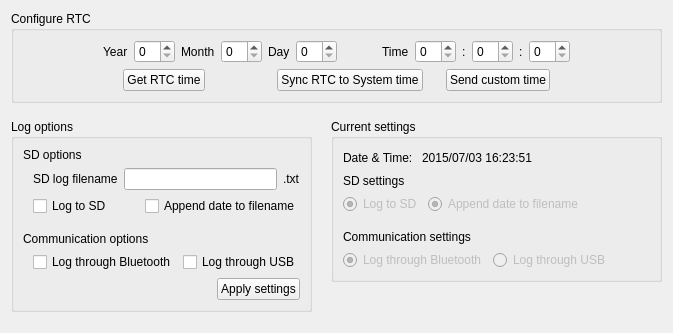
        <widget class="QWidget" name="tab_2">
         <attribute name="title">
          <string>Control Panel</string>
         </attribute>
         <layout class="QVBoxLayout" name="verticalLayout_12">
          <item>
           <widget class="QGroupBox" name="groupBox_4">
            <property name="sizePolicy">
             <sizepolicy hsizetype="Expanding" vsizetype="Fixed">
              <horstretch>0</horstretch>
              <verstretch>0</verstretch>
             </sizepolicy>
            </property>
            <property name="title">
             <string>Configure RTC</string>
            </property>
            <layout class="QVBoxLayout" name="verticalLayout_6">
             <item>
              <layout class="QHBoxLayout" name="horizontalLayout_11">
               <item>
                <spacer name="horizontalSpacer_5">
                 <property name="orientation">
                  <enum>Qt::Horizontal</enum>
                 </property>
                 <property name="sizeHint" stdset="0">
                  <size>
                   <width>0</width>
                   <height>20</height>
                  </size>
                 </property>
                </spacer>
               </item>
               <item>
                <spacer name="horizontalSpacer_2">
                 <property name="orientation">
                  <enum>Qt::Horizontal</enum>
                 </property>
                 <property name="sizeHint" stdset="0">
                  <size>
                   <width>0</width>
                   <height>20</height>
                  </size>
                 </property>
                </spacer>
               </item>
               <item>
                <widget class="QLabel" name="label_3">
                 <property name="text">
                  <string>Year</string>
                 </property>
                </widget>
               </item>
               <item>
                <widget class="SpinBox" name="RTCYear"/>
               </item>
               <item>
                <widget class="QLabel" name="label_4">
                 <property name="text">
                  <string>Month</string>
                 </property>
                </widget>
               </item>
               <item>
                <widget class="SpinBox" name="RTCMonth"/>
               </item>
               <item>
                <widget class="QLabel" name="label_5">
                 <property name="text">
                  <string>Day</string>
                 </property>
                </widget>
               </item>
               <item>
                <widget class="SpinBox" name="RTCDay"/>
               </item>
               <item>
                <spacer name="horizontalSpacer_4">
                 <property name="orientation">
                  <enum>Qt::Horizontal</enum>
                 </property>
                 <property name="sizeHint" stdset="0">
                  <size>
                   <width>0</width>
                   <height>20</height>
                  </size>
                 </property>
                </spacer>
               </item>
               <item>
                <widget class="QLabel" name="label_6">
                 <property name="text">
                  <string>Time</string>
                 </property>
                </widget>
               </item>
               <item>
                <widget class="SpinBox" name="RTCHour"/>
               </item>
               <item>
                <widget class="QLabel" name="label_7">
                 <property name="text">
                  <string>:</string>
                 </property>
                </widget>
               </item>
               <item>
                <widget class="SpinBox" name="RTCMinute"/>
               </item>
               <item>
                <widget class="QLabel" name="label_8">
                 <property name="text">
                  <string>:</string>
                 </property>
                </widget>
               </item>
               <item>
                <widget class="SpinBox" name="RTCSecond"/>
               </item>
               <item>
                <spacer name="horizontalSpacer_3">
                 <property name="orientation">
                  <enum>Qt::Horizontal</enum>
                 </property>
                 <property name="sizeHint" stdset="0">
                  <size>
                   <width>0</width>
                   <height>20</height>
                  </size>
                 </property>
                </spacer>
               </item>
               <item>
                <spacer name="horizontalSpacer_6">
                 <property name="orientation">
                  <enum>Qt::Horizontal</enum>
                 </property>
                 <property name="sizeHint" stdset="0">
                  <size>
                   <width>0</width>
                   <height>20</height>
                  </size>
                 </property>
                </spacer>
               </item>
              </layout>
             </item>
             <item>
              <layout class="QHBoxLayout" name="horizontalLayout_12">
               <item>
                <spacer name="horizontalSpacer_19">
                 <property name="orientation">
                  <enum>Qt::Horizontal</enum>
                 </property>
                 <property name="sizeHint" stdset="0">
                  <size>
                   <width>0</width>
                   <height>20</height>
                  </size>
                 </property>
                </spacer>
               </item>
               <item>
                <spacer name="horizontalSpacer_20">
                 <property name="orientation">
                  <enum>Qt::Horizontal</enum>
                 </property>
                 <property name="sizeHint" stdset="0">
                  <size>
                   <width>0</width>
                   <height>20</height>
                  </size>
                 </property>
                </spacer>
               </item>
               <item>
                <spacer name="horizontalSpacer_16">
                 <property name="orientation">
                  <enum>Qt::Horizontal</enum>
                 </property>
                 <property name="sizeHint" stdset="0">
                  <size>
                   <width>0</width>
                   <height>20</height>
                  </size>
                 </property>
                </spacer>
               </item>
               <item>
                <spacer name="horizontalSpacer_15">
                 <property name="orientation">
                  <enum>Qt::Horizontal</enum>
                 </property>
                 <property name="sizeHint" stdset="0">
                  <size>
                   <width>0</width>
                   <height>20</height>
                  </size>
                 </property>
                </spacer>
               </item>
               <item>
                <spacer name="horizontalSpacer_11">
                 <property name="orientation">
                  <enum>Qt::Horizontal</enum>
                 </property>
                 <property name="sizeHint" stdset="0">
                  <size>
                   <width>0</width>
                   <height>20</height>
                  </size>
                 </property>
                </spacer>
               </item>
               <item>
                <spacer name="horizontalSpacer_12">
                 <property name="orientation">
                  <enum>Qt::Horizontal</enum>
                 </property>
                 <property name="sizeHint" stdset="0">
                  <size>
                   <width>0</width>
                   <height>20</height>
                  </size>
                 </property>
                </spacer>
               </item>
               <item>
                <widget class="QPushButton" name="getTime">
                 <property name="text">
                  <string>Get RTC time</string>
                 </property>
                </widget>
               </item>
               <item>
                <spacer name="horizontalSpacer_10">
                 <property name="orientation">
                  <enum>Qt::Horizontal</enum>
                 </property>
                 <property name="sizeHint" stdset="0">
                  <size>
                   <width>0</width>
                   <height>20</height>
                  </size>
                 </property>
                </spacer>
               </item>
               <item>
                <spacer name="horizontalSpacer_9">
                 <property name="orientation">
                  <enum>Qt::Horizontal</enum>
                 </property>
                 <property name="sizeHint" stdset="0">
                  <size>
                   <width>0</width>
                   <height>20</height>
                  </size>
                 </property>
                </spacer>
               </item>
               <item>
                <spacer name="horizontalSpacer_23">
                 <property name="orientation">
                  <enum>Qt::Horizontal</enum>
                 </property>
                 <property name="sizeHint" stdset="0">
                  <size>
                   <width>0</width>
                   <height>20</height>
                  </size>
                 </property>
                </spacer>
               </item>
               <item>
                <spacer name="horizontalSpacer_7">
                 <property name="orientation">
                  <enum>Qt::Horizontal</enum>
                 </property>
                 <property name="sizeHint" stdset="0">
                  <size>
                   <width>0</width>
                   <height>20</height>
                  </size>
                 </property>
                </spacer>
               </item>
               <item>
                <widget class="QPushButton" name="syncSysTime">
                 <property name="text">
                  <string>Sync RTC to System time</string>
                 </property>
                </widget>
               </item>
               <item>
                <spacer name="horizontalSpacer_8">
                 <property name="orientation">
                  <enum>Qt::Horizontal</enum>
                 </property>
                 <property name="sizeHint" stdset="0">
                  <size>
                   <width>0</width>
                   <height>20</height>
                  </size>
                 </property>
                </spacer>
               </item>
               <item>
                <widget class="QPushButton" name="sendTime">
                 <property name="text">
                  <string>Send custom time</string>
                 </property>
                </widget>
               </item>
               <item>
                <spacer name="horizontalSpacer_13">
                 <property name="orientation">
                  <enum>Qt::Horizontal</enum>
                 </property>
                 <property name="sizeHint" stdset="0">
                  <size>
                   <width>0</width>
                   <height>20</height>
                  </size>
                 </property>
                </spacer>
               </item>
               <item>
                <spacer name="horizontalSpacer_14">
                 <property name="orientation">
                  <enum>Qt::Horizontal</enum>
                 </property>
                 <property name="sizeHint" stdset="0">
                  <size>
                   <width>0</width>
                   <height>20</height>
                  </size>
                 </property>
                </spacer>
               </item>
               <item>
                <spacer name="horizontalSpacer_22">
                 <property name="orientation">
                  <enum>Qt::Horizontal</enum>
                 </property>
                 <property name="sizeHint" stdset="0">
                  <size>
                   <width>0</width>
                   <height>20</height>
                  </size>
                 </property>
                </spacer>
               </item>
               <item>
                <spacer name="horizontalSpacer_21">
                 <property name="orientation">
                  <enum>Qt::Horizontal</enum>
                 </property>
                 <property name="sizeHint" stdset="0">
                  <size>
                   <width>0</width>
                   <height>20</height>
                  </size>
                 </property>
                </spacer>
               </item>
               <item>
                <spacer name="horizontalSpacer_17">
                 <property name="orientation">
                  <enum>Qt::Horizontal</enum>
                 </property>
                 <property name="sizeHint" stdset="0">
                  <size>
                   <width>0</width>
                   <height>20</height>
                  </size>
                 </property>
                </spacer>
               </item>
               <item>
                <spacer name="horizontalSpacer_18">
                 <property name="orientation">
                  <enum>Qt::Horizontal</enum>
                 </property>
                 <property name="sizeHint" stdset="0">
                  <size>
                   <width>0</width>
                   <height>20</height>
                  </size>
                 </property>
                </spacer>
               </item>
              </layout>
             </item>
            </layout>
           </widget>
          </item>
          <item>
           <layout class="QHBoxLayout" name="horizontalLayout_10">
            <property name="topMargin">
             <number>10</number>
            </property>
            <item>
             <layout class="QVBoxLayout" name="verticalLayout_4" stretch="0,0,0,0">
              <item>
               <widget class="QGroupBox" name="groupBox_5">
                <property name="sizePolicy">
                 <sizepolicy hsizetype="Preferred" vsizetype="Preferred">
                  <horstretch>0</horstretch>
                  <verstretch>0</verstretch>
                 </sizepolicy>
                </property>
                <property name="title">
                 <string>Log options</string>
                </property>
                <layout class="QVBoxLayout" name="verticalLayout_7">
                 <item>
                  <widget class="QLabel" name="label_12">
                   <property name="text">
                    <string>SD options</string>
                   </property>
                  </widget>
                 </item>
                 <item>
                  <layout class="QHBoxLayout" name="horizontalLayout_15">
                   <item>
                    <spacer name="horizontalSpacer_40">
                     <property name="orientation">
                      <enum>Qt::Horizontal</enum>
                     </property>
                     <property name="sizeType">
                      <enum>QSizePolicy::Fixed</enum>
                     </property>
                     <property name="sizeHint" stdset="0">
                      <size>
                       <width>10</width>
                       <height>20</height>
                      </size>
                     </property>
                    </spacer>
                   </item>
                   <item>
                    <widget class="QLabel" name="label_10">
                     <property name="text">
                      <string>SD log filename</string>
                     </property>
                    </widget>
                   </item>
                   <item>
                    <widget class="QLineEdit" name="fileNameSD"/>
                   </item>
                   <item>
                    <widget class="QLabel" name="label_11">
                     <property name="text">
                      <string>.txt</string>
                     </property>
                    </widget>
                   </item>
                  </layout>
                 </item>
                 <item>
                  <layout class="QHBoxLayout" name="horizontalLayout_14" stretch="0,0,0">
                   <item>
                    <spacer name="horizontalSpacer_41">
                     <property name="orientation">
                      <enum>Qt::Horizontal</enum>
                     </property>
                     <property name="sizeType">
                      <enum>QSizePolicy::Fixed</enum>
                     </property>
                     <property name="sizeHint" stdset="0">
                      <size>
                       <width>10</width>
                       <height>20</height>
                      </size>
                     </property>
                    </spacer>
                   </item>
                   <item>
                    <widget class="QCheckBox" name="logToFileSD">
                     <property name="text">
                      <string>Log to SD</string>
                     </property>
                    </widget>
                   </item>
                   <item>
                    <widget class="QCheckBox" name="appendDateSD">
                     <property name="text">
                      <string>Append date to filename</string>
                     </property>
                    </widget>
                   </item>
                  </layout>
                 </item>
                 <item>
                  <spacer name="verticalSpacer_5">
                   <property name="orientation">
                    <enum>Qt::Vertical</enum>
                   </property>
                   <property name="sizeType">
                    <enum>QSizePolicy::Fixed</enum>
                   </property>
                   <property name="sizeHint" stdset="0">
                    <size>
                     <width>20</width>
                     <height>10</height>
                    </size>
                   </property>
                  </spacer>
                 </item>
                 <item>
                  <widget class="QLabel" name="label_13">
                   <property name="text">
                    <string>Communication options</string>
                   </property>
                  </widget>
                 </item>
                 <item>
                  <layout class="QHBoxLayout" name="horizontalLayout_19">
                   <property name="topMargin">
                    <number>0</number>
                   </property>
                   <item>
                    <spacer name="horizontalSpacer_42">
                     <property name="orientation">
                      <enum>Qt::Horizontal</enum>
                     </property>
                     <property name="sizeType">
                      <enum>QSizePolicy::Fixed</enum>
                     </property>
                     <property name="sizeHint" stdset="0">
                      <size>
                       <width>10</width>
                       <height>20</height>
                      </size>
                     </property>
                    </spacer>
                   </item>
                   <item>
                    <widget class="QCheckBox" name="logBluetooth">
                     <property name="text">
                      <string>Log through Bluetooth</string>
                     </property>
                    </widget>
                   </item>
                   <item>
                    <widget class="QCheckBox" name="logUSB">
                     <property name="text">
                      <string>Log through USB</string>
                     </property>
                    </widget>
                   </item>
                  </layout>
                 </item>
                 <item>
                  <layout class="QHBoxLayout" name="horizontalLayout_17">
                   <property name="topMargin">
                    <number>0</number>
                   </property>
                   <item>
                    <spacer name="horizontalSpacer_39">
                     <property name="orientation">
                      <enum>Qt::Horizontal</enum>
                     </property>
                     <property name="sizeHint" stdset="0">
                      <size>
                       <width>40</width>
                       <height>20</height>
                      </size>
                     </property>
                    </spacer>
                   </item>
                   <item>
                    <widget class="QPushButton" name="applyLog">
                     <property name="text">
                      <string>Apply settings</string>
                     </property>
                    </widget>
                   </item>
                  </layout>
                 </item>
                </layout>
               </widget>
              </item>
              <item>
               <spacer name="verticalSpacer_3">
                <property name="orientation">
                 <enum>Qt::Vertical</enum>
                </property>
                <property name="sizeHint" stdset="0">
                 <size>
                  <width>20</width>
                  <height>0</height>
                 </size>
                </property>
               </spacer>
              </item>
              <item>
               <spacer name="verticalSpacer_2">
                <property name="orientation">
                 <enum>Qt::Vertical</enum>
                </property>
                <property name="sizeHint" stdset="0">
                 <size>
                  <width>20</width>
                  <height>0</height>
                 </size>
                </property>
               </spacer>
              </item>
              <item>
               <spacer name="verticalSpacer">
                <property name="orientation">
                 <enum>Qt::Vertical</enum>
                </property>
                <property name="sizeHint" stdset="0">
                 <size>
                  <width>20</width>
                  <height>0</height>
                 </size>
                </property>
               </spacer>
              </item>
             </layout>
            </item>
            <item>
             <spacer name="horizontalSpacer_45">
              <property name="orientation">
               <enum>Qt::Horizontal</enum>
              </property>
              <property name="sizeType">
               <enum>QSizePolicy::Fixed</enum>
              </property>
              <property name="sizeHint" stdset="0">
               <size>
                <width>13</width>
                <height>20</height>
               </size>
              </property>
             </spacer>
            </item>
            <item>
             <layout class="QVBoxLayout" name="verticalLayout_5" stretch="0,0">
              <property name="spacing">
               <number>6</number>
              </property>
              <property name="rightMargin">
               <number>0</number>
              </property>
              <item>
               <widget class="QGroupBox" name="groupBox_6">
                <property name="title">
                 <string>Current settings</string>
                </property>
                <layout class="QVBoxLayout" name="verticalLayout_11">
                 <item>
                  <layout class="QHBoxLayout" name="horizontalLayout_20">
                   <item>
                    <widget class="QLabel" name="label_14">
                     <property name="text">
                      <string>Date &amp; Time: </string>
                     </property>
                    </widget>
                   </item>
                   <item>
                    <widget class="QLabel" name="label_15">
                     <property name="text">
                      <string>2015/07/03 16:23:51</string>
                     </property>
                    </widget>
                   </item>
                   <item>
                    <spacer name="horizontalSpacer_43">
                     <property name="orientation">
                      <enum>Qt::Horizontal</enum>
                     </property>
                     <property name="sizeHint" stdset="0">
                      <size>
                       <width>40</width>
                       <height>20</height>
                      </size>
                     </property>
                    </spacer>
                   </item>
                  </layout>
                 </item>
                 <item>
                  <widget class="QLabel" name="label_16">
                   <property name="text">
                    <string>SD settings</string>
                   </property>
                  </widget>
                 </item>
                 <item>
                  <layout class="QHBoxLayout" name="horizontalLayout_16">
                   <item>
                    <widget class="QRadioButton" name="statusLogSD">
                     <property name="enabled">
                      <bool>false</bool>
                     </property>
                     <property name="text">
                      <string>Log to SD</string>
                     </property>
                     <property name="checkable">
                      <bool>true</bool>
                     </property>
                     <property name="checked">
                      <bool>true</bool>
                     </property>
                     <property name="autoExclusive">
                      <bool>false</bool>
                     </property>
                    </widget>
                   </item>
                   <item>
                    <widget class="QRadioButton" name="statusAppendDateSD">
                     <property name="enabled">
                      <bool>false</bool>
                     </property>
                     <property name="text">
                      <string>Append date to filename</string>
                     </property>
                     <property name="checkable">
                      <bool>true</bool>
                     </property>
                     <property name="checked">
                      <bool>true</bool>
                     </property>
                     <property name="autoExclusive">
                      <bool>false</bool>
                     </property>
                    </widget>
                   </item>
                   <item>
                    <spacer name="horizontalSpacer_24">
                     <property name="orientation">
                      <enum>Qt::Horizontal</enum>
                     </property>
                     <property name="sizeHint" stdset="0">
                      <size>
                       <width>40</width>
                       <height>20</height>
                      </size>
                     </property>
                    </spacer>
                   </item>
                  </layout>
                 </item>
                 <item>
                  <spacer name="verticalSpacer_8">
                   <property name="orientation">
                    <enum>Qt::Vertical</enum>
                   </property>
                   <property name="sizeType">
                    <enum>QSizePolicy::Fixed</enum>
                   </property>
                   <property name="sizeHint" stdset="0">
                    <size>
                     <width>20</width>
                     <height>10</height>
                    </size>
                   </property>
                  </spacer>
                 </item>
                 <item>
                  <widget class="QLabel" name="label_17">
                   <property name="text">
                    <string>Communication settings</string>
                   </property>
                  </widget>
                 </item>
                 <item>
                  <layout class="QHBoxLayout" name="horizontalLayout_18">
                   <item>
                    <widget class="QRadioButton" name="statusLogBluetooth">
                     <property name="enabled">
                      <bool>false</bool>
                     </property>
                     <property name="text">
                      <string>Log through Bluetooth</string>
                     </property>
                     <property name="checkable">
                      <bool>true</bool>
                     </property>
                     <property name="checked">
                      <bool>true</bool>
                     </property>
                     <property name="autoExclusive">
                      <bool>false</bool>
                     </property>
                    </widget>
                   </item>
                   <item>
                    <widget class="QRadioButton" name="statusLogUSB">
                     <property name="enabled">
                      <bool>false</bool>
                     </property>
                     <property name="text">
                      <string>Log through USB</string>
                     </property>
                     <property name="checkable">
                      <bool>true</bool>
                     </property>
                     <property name="autoExclusive">
                      <bool>false</bool>
                     </property>
                    </widget>
                   </item>
                   <item>
                    <spacer name="horizontalSpacer_44">
                     <property name="orientation">
                      <enum>Qt::Horizontal</enum>
                     </property>
                     <property name="sizeHint" stdset="0">
                      <size>
                       <width>40</width>
                       <height>20</height>
                      </size>
                     </property>
                    </spacer>
                   </item>
                  </layout>
                 </item>
                </layout>
               </widget>
              </item>
              <item>
               <spacer name="verticalSpacer_6">
                <property name="orientation">
                 <enum>Qt::Vertical</enum>
                </property>
                <property name="sizeHint" stdset="0">
                 <size>
                  <width>20</width>
                  <height>40</height>
                 </size>
                </property>
               </spacer>
              </item>
             </layout>
            </item>
           </layout>
          </item>
         </layout>
        </widget>
